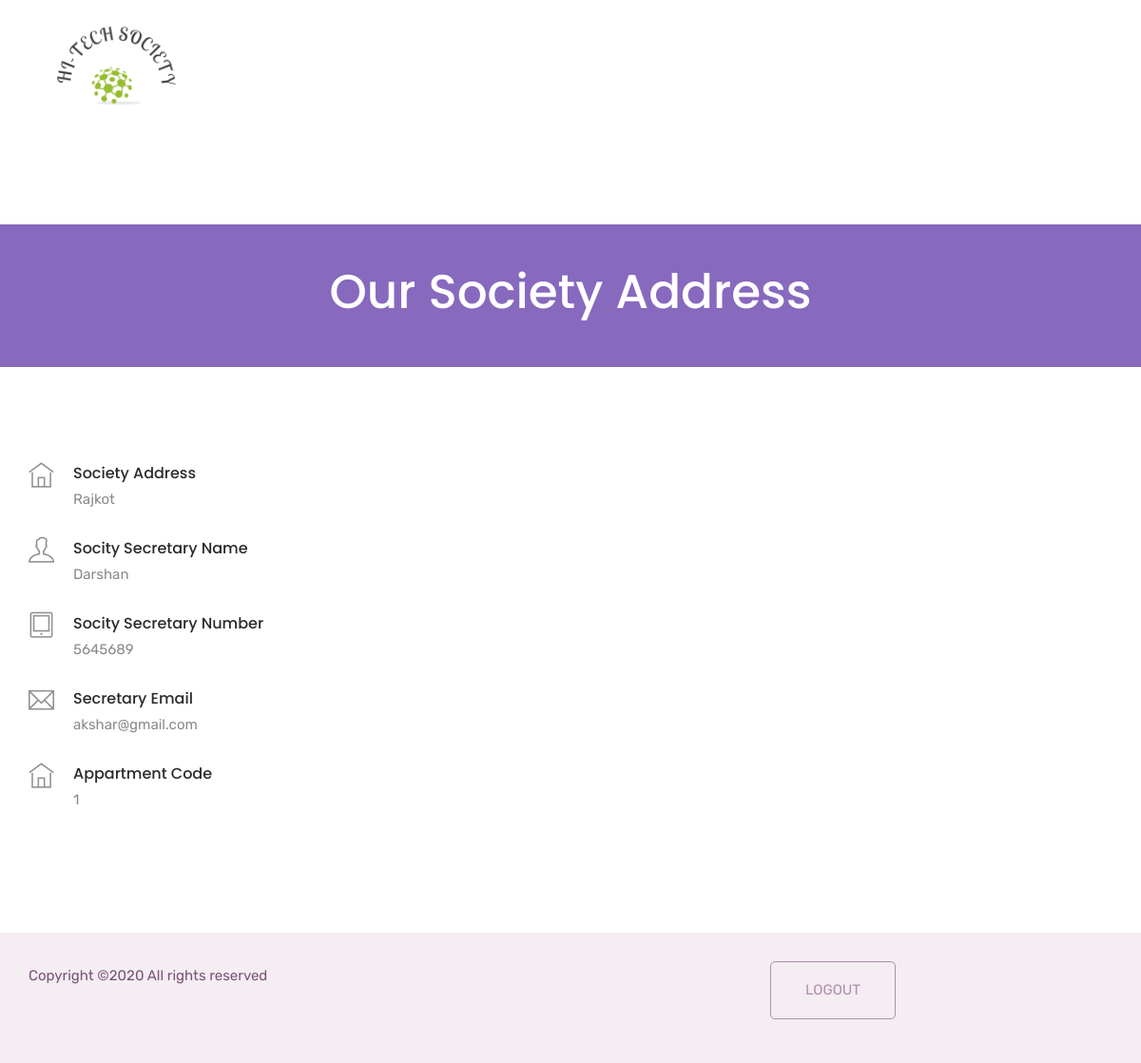
The app's page /SocietyInfo.php (signed in) with its own data.
### tables this page shows
CREATE TABLE IF NOT EXISTS `appartment` (
  `AppartmentId` int(11) NOT NULL AUTO_INCREMENT,
  `Appartment_Name` varchar(40) NOT NULL,
  `Address` varchar(100) NOT NULL,
  `City` varchar(25) NOT NULL,
  `FLOOR` int(11) NOT NULL,
  `Total_Blocks` int(11) NOT NULL,
  `Secretary_Name` varchar(50) NOT NULL,
  `Secretary_Email` varchar(50) DEFAULT NULL,
  `STATUS` int(11) NOT NULL DEFAULT '1',
  `ParkingSlot` int(11) DEFAULT NULL,
  PRIMARY KEY (`AppartmentId`),
  UNIQUE KEY `AppartmentId` (`AppartmentId`),
  UNIQUE KEY `AppartmentId_3` (`AppartmentId`),
  KEY `AppartmentId_2` (`AppartmentId`)
);

CREATE TABLE IF NOT EXISTS `secretary` (
  `SecretaryId` int(11) NOT NULL AUTO_INCREMENT,
  `Secretary_Name` varchar(40) NOT NULL,
  `Phone` varchar(20) DEFAULT NULL,
  `AppartmentId` int(11) NOT NULL,
  PRIMARY KEY (`SecretaryId`),
  KEY `AppartmentId` (`AppartmentId`),
  KEY `Secretary_Name` (`Secretary_Name`)
);

### SocietyInfo.php (the view)
<?php include('php/header.php')?>
    <section class="breadcrumb_part">
        <div class="container">
            <div class="row">
                <div class="col-lg-12">
                    <div class="breadcrumb_iner">
                        <h2>Our Society Address</h2>
                    </div>
                </div>
            </div>
        </div>
    </section>
  <section class="contact-section section_padding">
    <div class="container">
      <div class="row">
          <?php
  $qry="select * from appartment where AppartmentId='".$_SESSION['a_id']."'";
 $qry1="select * from secretary where AppartmentId='".$_SESSION['a_id']."'";
                                $result = $con->query($qry);
$result1 = $con->query($qry1);
          $row = $result->fetch_assoc();
$row1 = $result1->fetch_assoc();
          ?>
        <div class="col-lg-4">
          <div class="media contact-info">
            <span class="contact-info__icon"><i class="ti-home"></i></span>
            <div class="media-body">
              <h3>Society Address</h3>
              <p><?php echo $row['Address'] ?></p>
            </div>
          </div>
            <div class="media contact-info">
            <span class="contact-info__icon"><i class="ti-user"></i></span>
            <div class="media-body">
              <h3>Socity Secretary Name</h3>
              <p><?php echo $row1['Secretary_Name'] ?></p>
            </div>
          </div>
          <div class="media contact-info">
            <span class="contact-info__icon"><i class="ti-tablet"></i></span>
            <div class="media-body">
              <h3>Socity Secretary Number</h3>
              <p><?php echo $row1['Phone'] ?></p>
            </div>
          </div>
          <div class="media contact-info">
            <span class="contact-info__icon"><i class="ti-email"></i></span>
            <div class="media-body">
              <h3>Secretary Email</h3>
              <p><?php echo $row['Secretary_Email']?></p>
            </div>
          </div>
              <div class="media contact-info">
            <span class="contact-info__icon"><i class="ti-home"></i></span>
            <div class="media-body">
              <h3>Appartment Code</h3>
              <p><?php echo $row['AppartmentId']?></p>
            </div>
          </div>
        </div>
      </div>
    </div>
  </section>
 <?php include('php/footer.php')?>

### records on screen
appartment: Address "Rajkot", Secretary_Email "akshar@gmail.com", AppartmentId "1"
secretary: Secretary_Name "Darshan", Phone "5645689"
